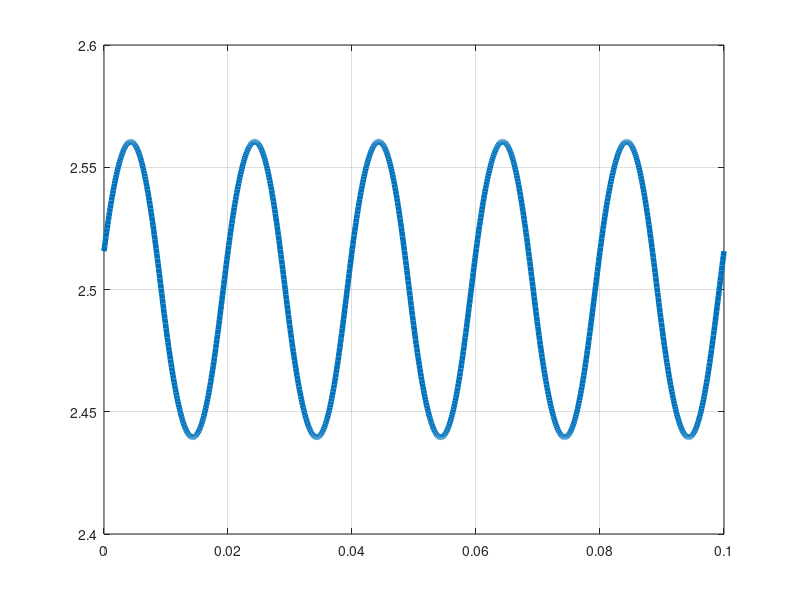

Recreate this plot in MATLAB.
%Filter output

clear;
close;

R = 1e3; %10 k resistance
C = 10e-6;%10 uF capacitance
T_0 = 0.01;
T = 0.02; 
f = 1/T;
A = 5; %input amplitude
simlen = 1e3; %time range

t = linspace(0,0.1,simlen); %generating points in t-axis
n = 1:15; %series range

for n = 0:20,
	if n == 0,
		g = A*T_0/T;
	else
		an = 2*A*sin(2*pi*n*f*T_0)./(2*pi*n*f*T); %Computing coefficients
		bn = 2*A*(1 - cos(2*pi*n*f*T_0))./(2*pi*n*f*T); %Computing coefficients
		s = j*2*pi*n*f;
		den = polyval([1 -5 6 1],s*C*R);
		Hn = 1./den; %Frequency response
		thetan = arg(Hn);


		
		cost = cos(2*pi*n*f*t + thetan);%Computing cosine term
		sint = sin(2*pi*n*f*t+ thetan);%Computing sine term


		g = g + abs(Hn)*an*cost + abs(Hn)*bn*sint; %evaluating the summation
	end
end

plot(t,g,"Linewidth",4)
grid 

print -deps -color ../figs/2.5.eps

